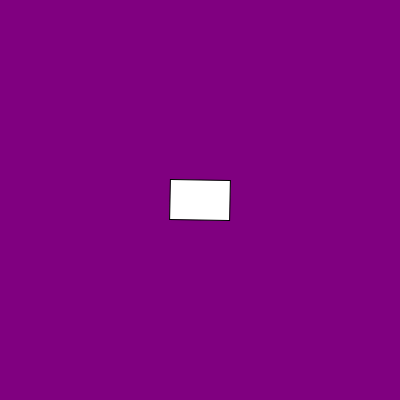
Frame 1 (no input)
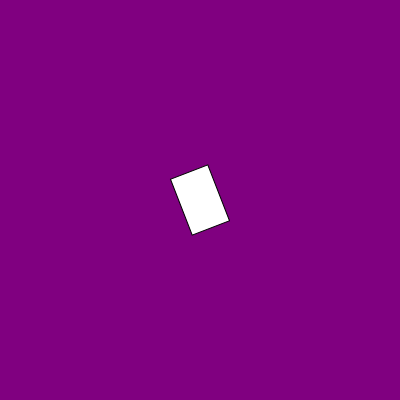
Frame 60 (no input)
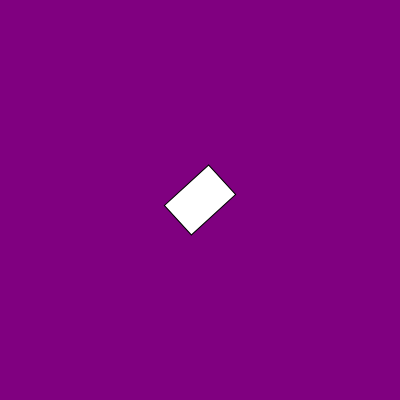
Frame 120 (the mouse pressed at the canvas centre since frame 60)

The p5.js sketch that drew these frames (run headless with seeded random() and noise() and a simulated clock; from frame 60 on, the mouse is pressed at the canvas centre):

// p5.js sketch
// ── sketch.js
var angle = 0;

function setup()
{
   createCanvas(400, 400);

}


function draw()
{
    background("purple");
    push();
    translate(200, 200)
    rectMode(CENTER);
    angle = angle + 0.02;
    rotate(angle);
    rect(0, 0, 60, 40);
    
    pop();
 
   // rect(100, 100, 50, 60)

}
